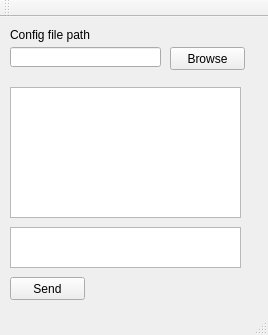
<?xml version="1.0" encoding="UTF-8"?>
<ui version="4.0">
 <class>CMainWindow</class>
 <widget class="QMainWindow" name="CMainWindow">
  <property name="geometry">
   <rect>
    <x>0</x>
    <y>0</y>
    <width>268</width>
    <height>335</height>
   </rect>
  </property>
  <property name="windowTitle">
   <string>CMainWindow</string>
  </property>
  <widget class="QWidget" name="centralWidget">
   <widget class="QPushButton" name="buttonSend">
    <property name="geometry">
     <rect>
      <x>10</x>
      <y>260</y>
      <width>75</width>
      <height>23</height>
     </rect>
    </property>
    <property name="font">
     <font>
      <family>MS Shell Dlg 2</family>
     </font>
    </property>
    <property name="text">
     <string>Send</string>
    </property>
   </widget>
   <widget class="QTextBrowser" name="textBrowserSms">
    <property name="geometry">
     <rect>
      <x>10</x>
      <y>70</y>
      <width>231</width>
      <height>131</height>
     </rect>
    </property>
   </widget>
   <widget class="QTextEdit" name="textEditSms">
    <property name="geometry">
     <rect>
      <x>10</x>
      <y>210</y>
      <width>231</width>
      <height>41</height>
     </rect>
    </property>
   </widget>
   <widget class="QLabel" name="label">
    <property name="geometry">
     <rect>
      <x>10</x>
      <y>10</y>
      <width>131</width>
      <height>16</height>
     </rect>
    </property>
    <property name="text">
     <string>Config file path</string>
    </property>
   </widget>
   <widget class="QLineEdit" name="lineEditSms">
    <property name="geometry">
     <rect>
      <x>10</x>
      <y>30</y>
      <width>151</width>
      <height>20</height>
     </rect>
    </property>
   </widget>
   <widget class="QPushButton" name="buttonBrowse">
    <property name="geometry">
     <rect>
      <x>170</x>
      <y>30</y>
      <width>75</width>
      <height>23</height>
     </rect>
    </property>
    <property name="text">
     <string>Browse</string>
    </property>
   </widget>
  </widget>
  <widget class="QMenuBar" name="menuBar">
   <property name="geometry">
    <rect>
     <x>0</x>
     <y>0</y>
     <width>268</width>
     <height>21</height>
    </rect>
   </property>
  </widget>
  <widget class="QToolBar" name="mainToolBar">
   <attribute name="toolBarArea">
    <enum>TopToolBarArea</enum>
   </attribute>
   <attribute name="toolBarBreak">
    <bool>false</bool>
   </attribute>
  </widget>
  <widget class="QStatusBar" name="statusBar"/>
 </widget>
 <layoutdefault spacing="6" margin="11"/>
 <resources/>
 <connections/>
</ui>
